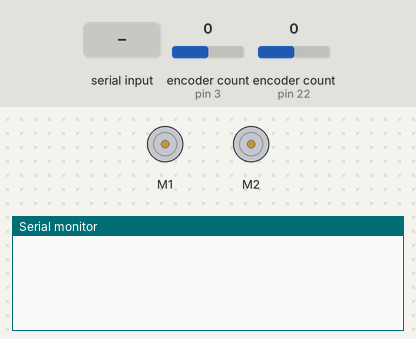
A sketch run on a simulated Arduino Mega 2560, built with avr-gcc and run on an emulated ATmega2560. Shown: 2 × DC motor (green arrow = forward, orange = backward, longer = faster), the last lines printed to the serial monitor. Inputs (shaded band) come from the test bench; at power-on: encoder count (sensors on pin 3, pin 22) 0.

Above: at 0.1 s.
6.5 s: encoder count (sensor on pin 3) set to -1
At 7.2 s:
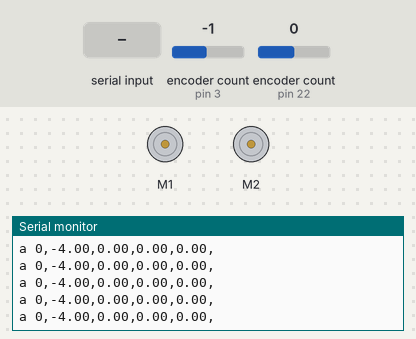
9.5 s: "power\n" received over Serial
11.0 s: "90,45,200\n" received over Serial
12.5 s: encoder count (sensor on pin 3) set to 0
At 13.1 s:
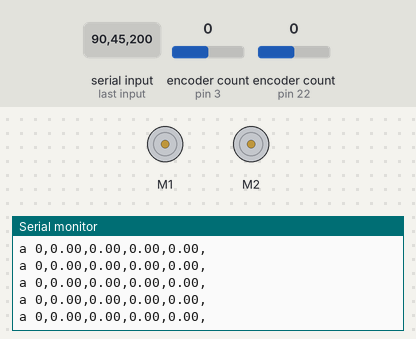

Measured:
- after the input at 6.5 s, the serial monitor: prints a new line at once (image 1)
- after the input at 12.5 s, the serial monitor: prints a new line at once (image 2)

The sketch:

z-flysim-arduino_-_Copy.ino
```cpp
#define SERIAL Serial

// Pins
#define PIN_ENCODER_1_A 3
#define PIN_ENCODER_1_B 5
#define PIN_ENCODER_2_A 22
#define PIN_ENCODER_2_B 20

const int MOTOR_DIRECTION_FACTOR[] = { 1, 1 };

#define NUM_MOTORS 2

#define SABERTOOTH_BAUD 9600
#define SABERTOOTH_ADDRESS 128

const int MOTOR_POWER_DEADBAND_UP  [] = {28, 30};
const int MOTOR_POWER_DEADBAND_DOWN[] = {10, 10};
const int MAX_MOTOR_POWER[] = {85, 85};
const int MIN_MOTOR_POWER[] = {-MOTOR_POWER_DEADBAND_DOWN[0] - 10, -MOTOR_POWER_DEADBAND_DOWN[1] - 10};

// Import serial library and set serial object connected to Sabertooth
#include <Sabertooth.h>
#define SabertoothTXPinSerial Serial2

// Library for PID / Encoder support
#include "PID_v1.h"
#include <Wire.h>
#include "Encoder.h"

// ----------------------
// Variables for core functionality
// ----------------------

// Timing variables
unsigned long CurrentTime = 0; // current time stamp
unsigned long LastTime    = 0;            // last time stamp
unsigned long g_CommandStartTime = 0;

// The name of the function currently running (for status/debugging purposes)
String g_CurrentUpdateFunctionStr = "";

// The function in charge of updating the trajectory until its completion
void (*g_CurrentUpdateFunction)(long elapsedTime);

// ----------------------
// Position information
// ----------------------

// The sabertooth motor driver
Sabertooth* pST;

// The encoder objects
Encoder encoders[] = {
  Encoder(PIN_ENCODER_1_A, PIN_ENCODER_1_B),
  Encoder(PIN_ENCODER_2_A, PIN_ENCODER_2_B)
};

#define INVALID_DOUBLE 0

double g_Position[]       = {0, 0};
double g_TargetPosition[] = {0, 0};
double g_MotorPower[]     = {INVALID_DOUBLE, INVALID_DOUBLE};

bool g_MotorsOn[] = {false, false};
bool g_UsePID[] = {false, false};

double g_PositionPID_Kp   = 0.100;
double g_PositionPID_Ki   = 1.000;
double g_PositionPID_Kd   = 0.0005;

PID g_PositionPID[] = {
  PID(&(g_Position[0]), &(g_MotorPower[0]), &(g_TargetPosition[0]), g_PositionPID_Kp, g_PositionPID_Ki, g_PositionPID_Kd, DIRECT),
  PID(&(g_Position[1]), &(g_MotorPower[1]), &(g_TargetPosition[1]), g_PositionPID_Kp, g_PositionPID_Ki, g_PositionPID_Kd, DIRECT)
};

long g_EncoderExtremes[][NUM_MOTORS] = {
  {0, 0},
  {0, 0}
};

// ================================================================
// Helper function for parsing Serial input
// ================================================================

// Read buffer for commands from PC
#define PC_SERIAL_BUF_LENGTH    512
#define PC_SERIAL_MAX_ARGS      16
char    g_PCSerialBuffer[PC_SERIAL_BUF_LENGTH];
uint8_t g_PCSerialBufferIdx;
char*   g_PCSerialArgs[PC_SERIAL_MAX_ARGS];

// -- command parsing function
uint8_t parse(char *line, char **argv, uint8_t maxArgs, char sep = ' ') {

  uint8_t argCount = 0;

  while (*line != '\0') {
    /* if not the end of line ....... */
    while (*line == sep || *line == '\n')
      *line++ = '\0';     /* replace commas and white spaces with 0    */
    *argv++ = line;       /* save the argument position     */
    argCount++;
    if (argCount == maxArgs - 1)
      break;
    while (*line != '\0' && *line != sep && *line != '\n')
      line++;             /* skip the argument until ...    */
  }

  *argv = '\0';           /* mark the end of argument list  */
  return argCount;
}

// ================================================================
// the setup routine runs once when you press reset:
// ================================================================

void setup() {
  // Wait for serial to connect
  SERIAL.begin(115200);
  while(!SERIAL) { delay(1); }

  // IMPORTANT NOTE:
  //    PIN_ENCODER_A and PIN_ENCODER_B should *NOT* be configured as INPUT (or any other
  //    pinMode(...) for that matter). This will invalidate the INTERRUPT logic set by the
  //    Encoder.h library. Also note that using Encoder.h in INTERRUPT mode (rather than
  //    polling mode) was found to be required to reach the level of performance
  //    necessary for this library to function normally.

  // Configure PID's
  for (int i = 0; i < NUM_MOTORS; i++) {

    // Set current encoder position to 0 (because that's what the PID original setpoint is)
    encoders[i].write(0);

    // Configure PIDs
    g_PositionPID[i].SetOutputLimits(MIN_MOTOR_POWER[i], MAX_MOTOR_POWER[i]);
    g_PositionPID[i].SetSampleTime(1);
    g_PositionPID[i].SetMode(AUTOMATIC);
  }

  cmdReset(NULL, NULL);

  // Print useful help information
  cmdIdentify(NULL, NULL);
  cmdHelp(NULL, NULL);
}

// ================================================================
// ====== COMMAND: Reset
// ================================================================

void cmdReset(char** pArgs, uint8_t numArgs) {

  pST = new Sabertooth(SABERTOOTH_ADDRESS);
  delay(200);

  while (!SabertoothTXPinSerial) { delay(1); }
  SabertoothTXPinSerial.begin(SABERTOOTH_BAUD);

  cmdAbort(NULL, NULL);

  delay(5000);

  for (int i = 0; i < NUM_MOTORS; i++) {
    encoders[i].write(0);
  }

  Serial.println("(Re-)established connection with Sabertooth motor driver.");
}

// ================================================================
// ====== COMMAND: Identify
// ================================================================

void cmdIdentify(char** pArgs, uint8_t numArgs) {
  Serial.println("Flysim Z controller --- last updated by Abel Corver, May 2017");
}

// ================================================================
// ====== COMMAND: Abort
// ================================================================

void cmdAbort(char** pArgs, uint8_t numArgs) {
  g_CurrentUpdateFunction = NULL;
  g_CurrentUpdateFunctionStr = "";

  // Stop motors
  g_MotorsOn[0] = g_MotorsOn[1] = false;
  g_MotorPower[0] = g_MotorPower[1] = INVALID_DOUBLE;
}

// ================================================================
// ====== COMMAND: Set motor power
// ================================================================

void cmdPower(char** pArgs, uint8_t numArgs) {

  if (numArgs!=2) {
    Serial.println("Invalid arguments.");
    return;
  }

  int idx   = String(pArgs[0]).toInt();
  int power = String(pArgs[1]).toInt();

  if (idx < 0 || idx > 1 || power < -255 || power > 255) {
    Serial.println("Invalid arguments.");
    return;
  }

  // Update time
  g_CommandStartTime = micros();

  g_MotorsOn[idx] = true;
  g_UsePID[idx] = false;
  g_MotorPower[idx] = power;
}

// ================================================================
// ====== COMMAND: Position
// ================================================================

void cmdPosition(char** pArgs, uint8_t numArgs) {

  int idx = 0;
  int pos = 0;

  if (numArgs==2) {
    idx = String(pArgs[0]).toInt();
    pos = String(pArgs[1]).toInt();

    if (idx < 0 || idx > 1) { // TODO: Check for bounds here!!
      Serial.println("Invalid arguments.");
      return;
    }
  } else if (numArgs==1) {
    idx = -1;
    pos = String(pArgs[0]).toInt();
  } else {
    Serial.println("Invalid arguments.");
    return;
  }

  if (idx < 0) {
    for (int i = 0; i < NUM_MOTORS; i++) {
      if (abs(g_TargetPosition[i]-pos) > 0.0001) {
        // Update time
        g_CommandStartTime = micros();
      }

      g_MotorsOn[i] = true;
      g_UsePID[i] = true;
      g_TargetPosition[i] = pos;
    }
  } else {
    g_MotorsOn[idx] = true;
    g_UsePID[idx] = true;
    g_TargetPosition[idx] = pos;
  }
}

// ================================================================
// ====== COMMAND: Help
// ================================================================

void cmdHelp(char** pArgs, uint8_t numArgs) {
  Serial.println("Available commands: ");
  Serial.println("h");
  Serial.println("abort");
  Serial.println("power");
  Serial.println("position");
}

// ================================================================
// Route serial commands to the right function
// ================================================================

void processSerialCommand(char** pArgs, uint8_t numArgs) {

  String cmd = String( pArgs[0] );
  void (*fun)(char**, uint8_t);

  // Determine function to execute
  if (cmd == "h"        ) { fun = &cmdIdentify; } else
  if (cmd == "abort"    ) { fun = &cmdAbort; } else
  if (cmd == "power"    ) { fun = &cmdPower; } else
  if (cmd == "position" ) { fun = &cmdPosition; } else
  if (cmd == "reset"    ) { fun = &cmdReset; } else
  if (cmd == "?"        ) { fun = &cmdHelp; } else {

    // Command not recognized....
    Serial.print("Command not recognized: ");
    Serial.println(cmd);
    return;
  }


  if (g_CurrentUpdateFunction != NULL && fun != &cmdAbort && fun != &cmdIdentify &&
    fun != &cmdHelp) {
    Serial.println("Aborting command, other function in progress");
    return;
  }

  // Execute selected function
  fun( &(pArgs[1]), numArgs - 1 );
}

// ================================================================
// the loop routine runs over and over again forever:
// ================================================================

void loop() {

  // -----------------------------------
  // Update timing variables
  // -----------------------------------

  CurrentTime = micros();
  long elapsedTime = CurrentTime - LastTime;

  // -----------------------------------
  // Process serial commands
  // -----------------------------------

  while ( SERIAL.available() > 0 )
  {
    char c = SERIAL.read();

    if ( c != '\n' ) {
      if (g_PCSerialBufferIdx > PC_SERIAL_BUF_LENGTH - 1) {
        // Error: Out of range
        Serial.println("Error: serial input buffer overflow. Resetting buffer.");
        // Clear buffer
        memset(g_PCSerialBuffer, 0, PC_SERIAL_BUF_LENGTH);
        g_PCSerialBufferIdx = 0;
      } else {
        // Save the new character and continue
        g_PCSerialBuffer[g_PCSerialBufferIdx] = c;
        g_PCSerialBufferIdx += 1;
      }
    } else {
      // Parse arguments
      uint8_t numArgs = parse( (char*) g_PCSerialBuffer,
                               g_PCSerialArgs, PC_SERIAL_MAX_ARGS);
      // Execute command
      processSerialCommand( (char**) g_PCSerialArgs, numArgs);
      // Clear buffer
      memset(g_PCSerialBuffer, 0, PC_SERIAL_BUF_LENGTH);
      g_PCSerialBufferIdx = 0;
    }
  }

  // -----------------------------------
  // Update / Power motor
  // -----------------------------------

  for (int i = 0; i < NUM_MOTORS; i++) {

    // Update position
    g_Position[i] = encoders[i].read();

    if (g_MotorsOn[i]) {
      if (g_UsePID[i]) {
        // Determine power to use using PID (this updates pre-assigned variables)
        g_PositionPID[i].Compute();
        // cycle motor power to overcome friction
        double e = g_Position[i] - g_TargetPosition[i];

        if (abs(e) < 12 || (micros() - g_CommandStartTime) > 10e6) {
          g_MotorPower[i] = 0.5 * (MOTOR_POWER_DEADBAND_DOWN[i]+MOTOR_POWER_DEADBAND_UP[i]);
          pST->motor(i+1, g_MotorPower[i]);
        } else if ( false && (millis() % 100) < 5 ) { //(e>=0?0:max(0, min(20, -(abs(e)>20?e:0) * 0.2))) ) {
          // pST->motor(i+1, (MOTOR_POWER_DEADBAND_DOWN[i]+MOTOR_POWER_DEADBAND_UP[i])/2);
          pST->motor(i+1, -10);
        } else if ( false && (millis() % 100) < 10 ) { //(e>=0?0:max(0, min(20, -(abs(e)>20?e:0) * 0.2))) ) {
          pST->motor(i+1,  30);
        } else {
          // Send motor speed to motor driver (Hardwired max-speed override)
          g_MotorPower[i] = max(min( (g_MotorPower[i] + ( g_MotorPower[i] > 0 ? MOTOR_POWER_DEADBAND_UP[i] : MOTOR_POWER_DEADBAND_DOWN[i] )) *
            MOTOR_DIRECTION_FACTOR[i], MAX_MOTOR_POWER[i]), MIN_MOTOR_POWER[i]);
          pST->motor(i+1, g_MotorPower[i]);
        }
      } else {
        // Send motor speed to motor driver (Hardwired max-speed override)
        pST->motor(i+1, max(min(g_MotorPower[i] * MOTOR_DIRECTION_FACTOR[i], 80), -20));
      }
    } else {
      // Power down motor
      pST->motor(i+1, 0);
    }

    Serial.print("a ");
    Serial.print(digitalRead(PIN_ENCODER_1_A));
    Serial.print(",");
    Serial.print(g_Position[0]);
    Serial.print(",");
    Serial.print(g_Position[1]);
    Serial.print(",");

    Serial.print(g_MotorPower[0]);
    Serial.print(",");
    Serial.print(g_MotorPower[1]);
    Serial.print(",");

    Serial.println("");
  }

  // -----------------------------------
  // Update the currently running function
  // -----------------------------------

  // This depends on what command was executed
  if (g_CurrentUpdateFunction != NULL) {
    g_CurrentUpdateFunction(elapsedTime);
  }
  LastTime = CurrentTime;
}
```
